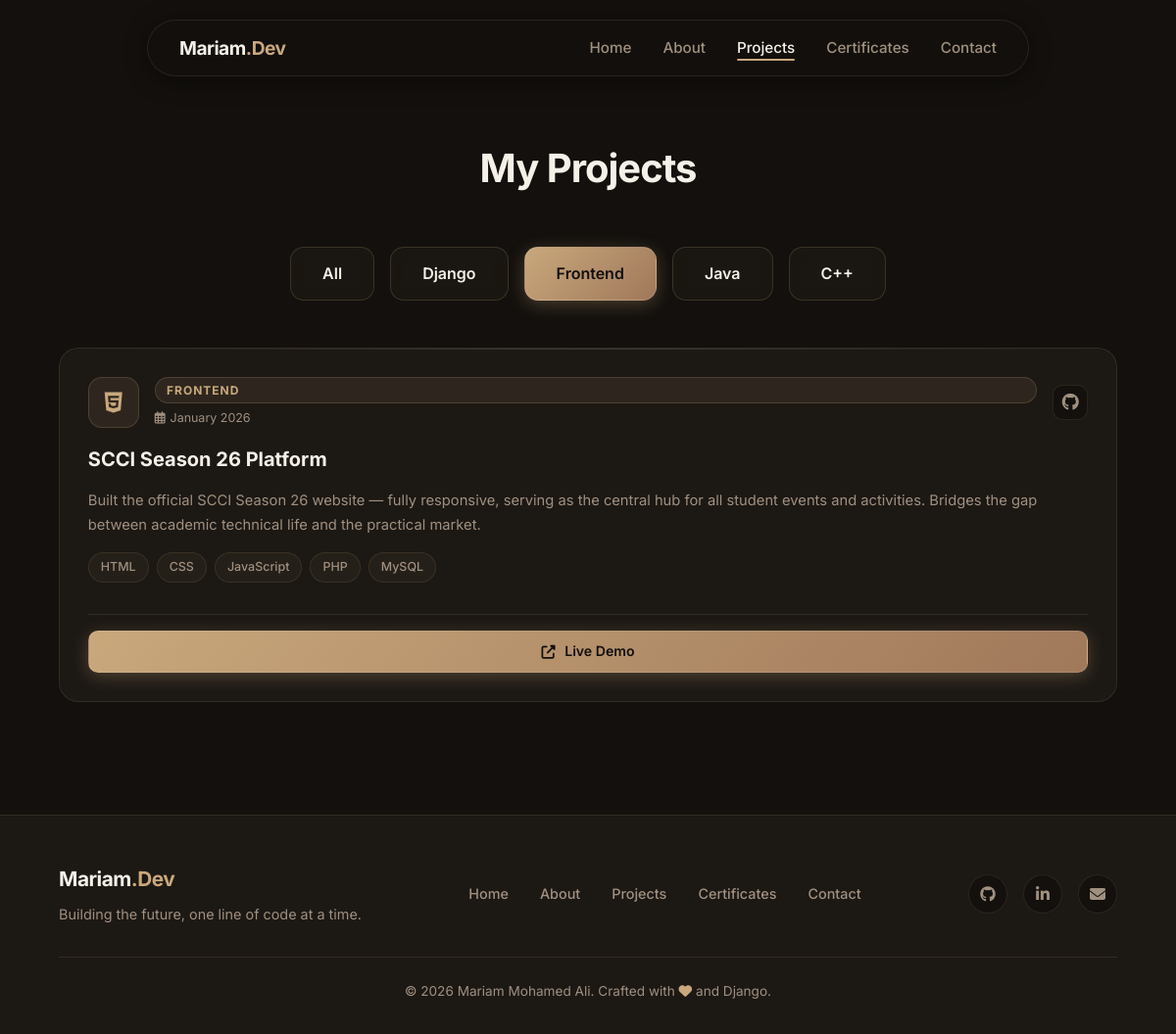
Page /projects/?category=frontend on the committed database.
### core/models.py (models this page shows, shortened)
class Project(models.Model):
    CATEGORY_CHOICES = [
        ('django', 'Django'),
        ('frontend', 'Frontend'),
        ('java', 'Java'),
        ('cpp', 'C++'),
        ('other', 'Other'),
    ]
    title = models.CharField(max_length=200)
    description = models.TextField()
    short_desc = models.CharField(max_length=300, blank=True)
    category = models.CharField(max_length=20, choices=CATEGORY_CHOICES, default='other')
    tech_stack = models.CharField(max_length=500, help_text='Comma-separated: Django, Python, MySQL')
    github_url = models.URLField(blank=True, null=True)
    live_url = models.URLField(blank=True, null=True)
    image = models.ImageField(upload_to='projects/', blank=True, null=True)
    start_date = models.CharField(max_length=50, blank=True)
    end_date = models.CharField(max_length=50, blank=True)
    featured = models.BooleanField(default=False)
    order = models.IntegerField(default=0)
    class Meta:
        ordering = ['order', '-id']
    def get_tech_list(self):
        return [t.strip() for t in self.tech_stack.split(',') if t.strip()]

### core/views.py (the view)
# urls.py: path('projects/', views.projects, name='projects'),
def projects(request):
    category = request.GET.get('category', 'all')
    all_projects = Project.objects.all()
    if category != 'all':
        all_projects = all_projects.filter(category=category)
    return render(request, 'core/projects.html', {
        'projects': all_projects,
        'active_category': category,
    })

### templates/core/projects.html
{% extends 'base.html' %}
{% load static %}
{% block content %}
<div class="page-container">
    <h1 class="section-title" data-aos="fade-down">My Projects</h1>
    <div style="display: flex; justify-content: center; gap: 1rem; margin-bottom: 3rem; flex-wrap: wrap;"
        data-aos="fade-up">
        <a href="?category=all"
            class="btn {% if active_category == 'all' %}btn-primary{% else %}btn-outline{% endif %}">All</a>
        <a href="?category=django"
            class="btn {% if active_category == 'django' %}btn-primary{% else %}btn-outline{% endif %}">Django</a>
        <a href="?category=frontend"
            class="btn {% if active_category == 'frontend' %}btn-primary{% else %}btn-outline{% endif %}">Frontend</a>
        <a href="?category=java"
            class="btn {% if active_category == 'java' %}btn-primary{% else %}btn-outline{% endif %}">Java</a>
        <a href="?category=cpp"
            class="btn {% if active_category == 'cpp' %}btn-primary{% else %}btn-outline{% endif %}">C++</a>
    </div>
    <div class="projects-grid">
        {% for project in projects %}
        <div class="glass-panel project-card" data-aos="zoom-in" data-aos-delay="{{ forloop.counter|add:'1' }}00">
            <div class="project-card-header">
                <div class="project-card-icon">
                    {% if project.category == 'django' %}<i class="devicon-django-plain"></i>
                    {% elif project.category == 'frontend' %}<i class="fab fa-html5"></i>
                    {% elif project.category == 'java' %}<i class="devicon-java-plain"></i>
                    {% elif project.category == 'cpp' %}<i class="devicon-cplusplus-plain"></i>
                    {% else %}<i class="fas fa-code"></i>{% endif %}
                </div>
                <div style="display: flex; flex-direction: column; gap: 0.3rem; flex: 1;">
                    <span class="project-cat-pill">{{ project.get_category_display }}</span>
                    {% if project.start_date %}
                    <span style="font-size: 0.78rem; color: var(--text-muted);">
                        <i class="far fa-calendar-alt" style="margin-right: 0.3rem;"></i>{{ project.start_date }}
                    </span>
                    {% endif %}
                </div>
                {% if project.github_url %}
                <a href="{{ project.github_url }}" target="_blank" class="project-gh-link" title="View on GitHub">
                    <i class="fab fa-github"></i>
                </a>
                {% endif %}
            </div>
            <h3 class="project-card-title">{{ project.title }}</h3>
            <p class="project-card-desc">{{ project.description }}</p>
            <div class="tech-stack">
                {% for tech in project.get_tech_list %}
                <span class="tech-badge">{{ tech }}</span>
                {% endfor %}
            </div>
            {% if project.live_url %}
            <div style="margin-top: 1rem; padding-top: 1rem; border-top: 1px solid var(--border-color);">
                <a href="{{ project.live_url }}" target="_blank" class="btn btn-primary"
                    style="padding: 0.6rem 1.2rem; font-size: 0.88rem; border-radius: 10px; width: 100%;">
                    <i class="fas fa-external-link-alt"></i> Live Demo
                </a>
            </div>
            {% endif %}
        </div>
        {% empty %}
        <p style="text-align: center; grid-column: 1/-1; color: var(--text-muted);">No projects found in this category.
        </p>
        {% endfor %}
    </div>
</div>
{% endblock %}

### static/css/style.css (style rules this page uses)
:root { --bg-main: #13100d; --bg-card: #1c1814; --bg-card-hover: #26211b; --border-color: rgba(210, 180, 140, 0.12); --border-hover: rgba(210, 180, 140, 0.35); --text-main: #f5f0e8; --text-muted: #a09080; --primary: #c9a87c; --primary-hover: #b8936a; --primary-gradient: linear-gradient(135deg, #c9a87c 0%, #a0785a 100%); --primary-invert: #13100d; --secondary: #d4b896; --accent-glow: rgba(201, 168, 124, 0.08); --transition: all 0.3s ease; }
* { margin: 0; padding: 0; box-sizing: border-box; }
html { scroll-behavior: smooth; }
body { font-family: 'Inter', -apple-system, BlinkMacSystemFont, "Segoe UI", Roboto, sans-serif; background-color: var(--bg-main); color: var(--text-main); line-height: 1.6; overflow-x: hidden; -webkit-font-smoothing: antialiased; }
a { text-decoration: none; color: inherit; }
.btn { display: inline-flex; align-items: center; justify-content: center; gap: 0.6rem; padding: 0.85rem 2rem; border-radius: 14px; font-size: 1rem; font-weight: 600; transition: all 0.3s cubic-bezier(0.4, 0, 0.2, 1); cursor: pointer; border: 1px solid transparent; }
.btn-primary { background: var(--primary-gradient); color: var(--primary-invert); box-shadow: 0 4px 18px rgba(201, 168, 124, 0.3); border: 1px solid rgba(255, 255, 255, 0.1); }
.btn-outline { background: rgba(201, 168, 124, 0.04); color: var(--text-main); border: 1px solid rgba(201, 168, 124, 0.2); backdrop-filter: blur(8px); }
.page-container { padding: 140px 5% 80px; max-width: 1200px; margin: 0 auto; min-height: 100vh; }
.section-title { font-size: 2.5rem; margin-bottom: 3rem; color: var(--text-main); font-weight: 700; letter-spacing: -1px; text-align: center; }
.glass-panel { background: var(--bg-card); border: 1px solid var(--border-color); border-radius: 20px; backdrop-filter: blur(16px); -webkit-backdrop-filter: blur(16px); transition: var(--transition); position: relative; overflow: hidden; }
.glass-panel::before { content: ''; position: absolute; top: 0; left: 0; right: 0; height: 1px; background: linear-gradient(90deg, transparent, rgba(255, 255, 255, 0.15), transparent); }
.projects-grid { display: grid; grid-template-columns: repeat(auto-fit, minmax(320px, 1fr)); gap: 2rem; }
.project-card { padding: 1.8rem; display: flex; flex-direction: column; gap: 1rem; border-radius: 20px; }
.project-card-header { display: flex; align-items: center; gap: 1rem; margin-bottom: 0.2rem; }
.project-card-icon { width: 52px; height: 52px; border-radius: 14px; background: rgba(201, 168, 124, 0.1); border: 1px solid rgba(201, 168, 124, 0.2); display: flex; align-items: center; justify-content: center; color: var(--primary); font-size: 1.5rem; flex-shrink: 0; transition: var(--transition); }
.project-cat-pill { font-size: 0.75rem; font-weight: 700; text-transform: uppercase; letter-spacing: 1px; color: var(--primary); background: rgba(201, 168, 124, 0.1); padding: 0.2rem 0.7rem; border-radius: 20px; border: 1px solid rgba(201, 168, 124, 0.2); display: inline-block; }
.project-gh-link { width: 36px; height: 36px; border-radius: 10px; border: 1px solid var(--border-color); background: var(--bg-main); display: flex; align-items: center; justify-content: center; color: var(--text-muted); font-size: 1.1rem; transition: var(--transition); flex-shrink: 0; margin-left: auto; }
.project-card-title { color: var(--text-main); font-size: 1.25rem; font-weight: 700; line-height: 1.35; margin: 0; }
.project-card-desc { color: var(--text-muted); flex-grow: 1; font-size: 0.92rem; line-height: 1.65; display: -webkit-box; -webkit-line-clamp: 3; -webkit-box-orient: vertical; overflow: hidden; margin: 0; }
.tech-stack { display: flex; flex-wrap: wrap; gap: 0.5rem; }
.tech-badge { background: rgba(201, 168, 124, 0.05); color: var(--text-muted); padding: 0.28rem 0.75rem; border-radius: 20px; font-size: 0.78rem; font-weight: 500; border: 1px solid rgba(201, 168, 124, 0.12); transition: var(--transition); }

### rows in the picture
Project: category "FRONTEND", start_date "January 2026", title "SCCI Season 26 Platform", description "Built the official SCCI Season 26 website — fully responsive, serving as the central hub for all student events and activities. Bridges the gap between academic technical life and the practical market.", get_tech_list "HTML" "CSS" "JavaScript" "PHP" "MySQL"
